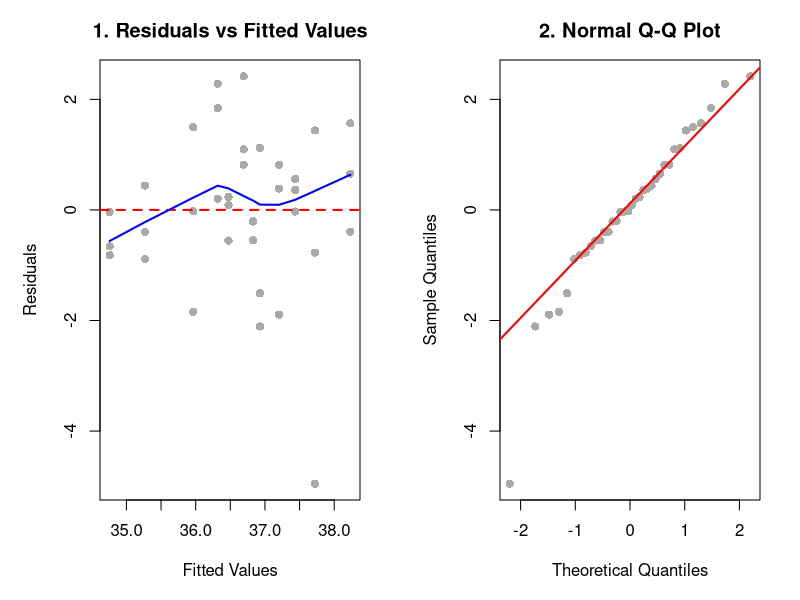
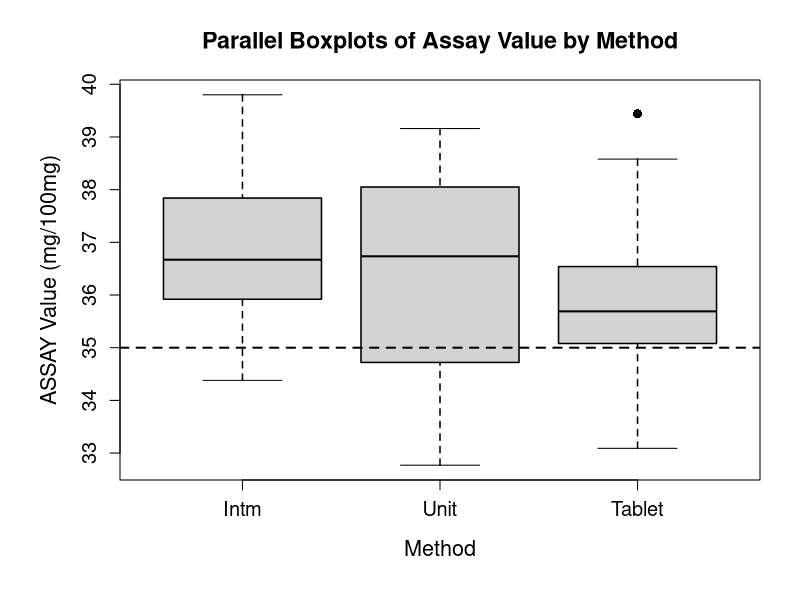
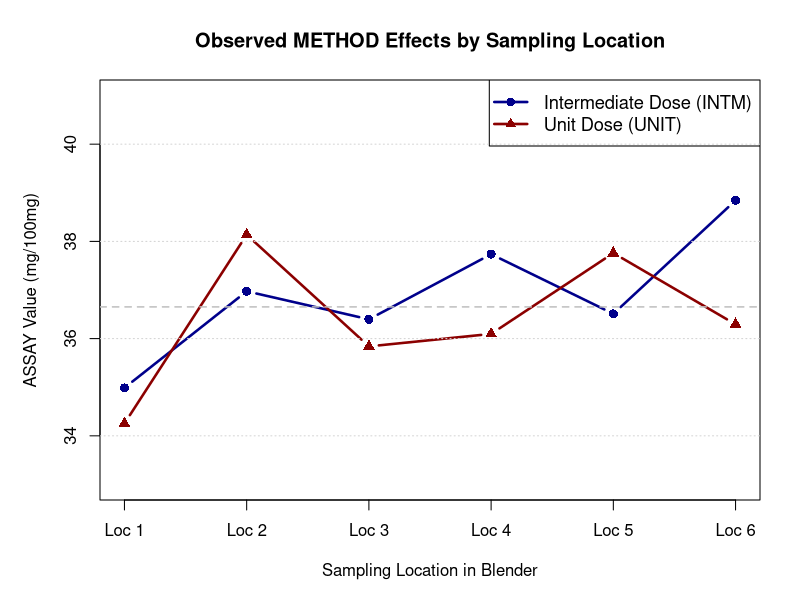

The R script that drew these images, in order:
# ================================================================================
# Case 8.1: A Tale of Two Thieves - Complete Statistical Analysis
# ================================================================================

# ================================================================================
# 3.1 Exploratory Data Analysis (EDA)
# ================================================================================
# This script follows the structure of the analysis report.
# Data preparation and package loading are performed first.

# Create the thief data
thief_data <- data.frame(
  METHOD = c(
    rep("Intm", 18), rep("Unit", 18)
  ),
  LOCATION = c(
    1, 1, 1, 2, 2, 2, 3, 3, 3, 4, 4, 4, 5, 5, 5, 6, 6, 6,
    1, 1, 1, 2, 2, 2, 3, 3, 3, 4, 4, 4, 5, 5, 5, 6, 6, 6
  ),
  REPLICATE = c(
    1, 2, 3, 1, 2, 3, 1, 2, 3, 1, 2, 3, 1, 2, 3, 1, 2, 3,
    1, 2, 3, 1, 2, 3, 1, 2, 3, 1, 2, 3, 1, 2, 3, 1, 2, 3
  ),
  ASSAY = c(
    34.38, 34.87, 35.71, 35.31, 37.59, 38.02, 36.71, 36.56, 35.92,
    37.80, 37.41, 38.00, 36.28, 36.63, 36.62, 38.89, 39.80, 37.84,
    33.94, 34.72, 34.10, 39.11, 37.51, 37.79, 37.46, 34.12, 35.94,
    38.05, 34.82, 35.42, 36.52, 38.60, 38.16, 39.16, 32.77, 36.95
  )
)

# Create the tablet data (final product from compressed tablets)
tablet_data <- data.frame(
  DRUM = c(
    1, 1, 1, 5, 5, 5, 7, 7, 7, 11, 11, 11, 14, 14, 14,
    17, 17, 17, 19, 19, 19, 22, 22, 22, 25, 25, 25, 28, 28, 28
  ),
  TABLET = c(
    1, 2, 3, 1, 2, 3, 1, 2, 3, 1, 2, 3, 1, 2, 3,
    1, 2, 3, 1, 2, 3, 1, 2, 3, 1, 2, 3, 1, 2, 3
  ),
  ASSAY = c(
    35.77, 39.44, 36.43, 35.71, 37.08, 36.54, 35.08, 34.25, 33.09,
    35.21, 34.36, 35.94, 35.17, 36.54, 36.45, 35.43, 33.80, 35.15,
    34.56, 35.33, 37.69, 35.82, 35.67, 35.06, 35.75, 37.32, 35.06,
    38.58, 36.63, 35.60
  )
)

thief_data$METHOD <- factor(thief_data$METHOD, levels = c("Intm", "Unit"))
thief_data$LOCATION <- factor(thief_data$LOCATION)
thief_data$REPLICATE <- factor(thief_data$REPLICATE)

thief_data

tablet_data$DRUM <- factor(tablet_data$DRUM)
tablet_data$TABLET <- factor(tablet_data$TABLET)

tablet_data

# Create combined dataset for three-way comparison
combined_data <- data.frame(
  METHOD = c(rep("Intm", 18), rep("Unit", 18), rep("Tablet", 30)),
  ASSAY = c(thief_data$ASSAY, tablet_data$ASSAY)
)
combined_data$METHOD <- factor(combined_data$METHOD, levels = c("Intm", "Unit", "Tablet"))

combined_data


# Three-way comparison including tablets
combined_stats <- data.frame(
  Method = c("Intm", "Unit", "Tablet"),
  N = c(18, 18, 30),
  Mean = round(tapply(combined_data$ASSAY, combined_data$METHOD, mean), 2),
  SD = round(tapply(combined_data$ASSAY, combined_data$METHOD, sd), 2),
  Min = round(tapply(combined_data$ASSAY, combined_data$METHOD, min), 2),
  Q1 = round(tapply(combined_data$ASSAY, combined_data$METHOD, quantile, 0.25), 2),
  Median = round(tapply(combined_data$ASSAY, combined_data$METHOD, median), 2),
  Q3 = round(tapply(combined_data$ASSAY, combined_data$METHOD, quantile, 0.75), 2),
  Max = round(tapply(combined_data$ASSAY, combined_data$METHOD, max), 2)
)

# Table A.1: Summary Statistics for Assay Value by Method
cat("\n========== TABLE A.1: SUMMARY STATISTICS (3.1 Exploratory Data Analysis) ==========\n")
print(combined_stats)
cat("\n")

# ================================================================================
#   3.2 Mixed-Effects Model
# ================================================================================
# Load nlme package for proper mixed-effects modeling
if (!require(nlme, quietly = TRUE)) {
  install.packages("nlme", repos = "https://cran.r-project.org/")
  library(nlme)
}

# Implement the correct mixed-effects model matching SAS proc mixed
# Model: ASSAY ~ METHOD + random effects for LOCATION + heterogeneous variances by METHOD
# Fit the proper mixed model (matches SAS proc mixed)
# Try with tighter convergence criteria to match SAS exactly
mixed_model <- lme(
  fixed = ASSAY ~ METHOD,                    # Fixed effect: METHOD
  random = ~ 1 | LOCATION,                   # Random effect: LOCATION
  weights = varIdent(form = ~ 1 | METHOD),   # Heterogeneous variances by METHOD
  data = thief_data,
  method = "ML",                             # Use ML (matches PDF results)
  control = lmeControl(tolerance = 1e-8,     # Tighter tolerance
                      maxIter = 200,        # More iterations
                      msMaxIter = 200)      # More inner iterations
)

# Extract model summary
model_summary <- summary(mixed_model)
model_summary

# Get F-test results for fixed effects
anova_results <- anova(mixed_model)

# Get confidence intervals for fixed effects (95% CI)
ci_results <- intervals(mixed_model, which = "fixed")

# Table A.2: Type III Tests of Fixed Effects
cat("\n========== TABLE A.2: FIXED EFFECTS TESTS (3.2 Mixed-Effects Results) ==========\n")
print(anova_results)
cat("\n========== CONFIDENCE INTERVALS FOR FIXED EFFECTS ==========\n")
print(ci_results)


# ================================================================================
#   3.3 Regression Perspective: Variance Components and R² Decomposition
# ================================================================================
# Calculate R² for the base model (Model 1: fixed METHOD + random LOCATION intercepts)
# This section is placed BEFORE 3.2.2 because Table A.3 reuses these results

cat("========== VARIANCE DECOMPOSITION SUMMARY (3.3 R² Decomposition) ==========\n")

# Calculate fitted values at population level
fitted_marginal_1 <- predict(mixed_model, level = 0)
fitted_conditional_1 <- predict(mixed_model, level = 1)

n <- nrow(thief_data)
ss_tot <- sum((thief_data$ASSAY - mean(thief_data$ASSAY))^2)

# Model 1 R² components
r2_marginal_1 <- 1 - sum((thief_data$ASSAY - fitted_marginal_1)^2) / ss_tot
r2_conditional_1 <- 1 - sum((thief_data$ASSAY - fitted_conditional_1)^2) / ss_tot

# Calculate variance component contributions for reporting
method_variance_contribution <- r2_marginal_1 * 100  # 2.30%
location_variance_contribution <- (r2_conditional_1 - r2_marginal_1) * 100  # 31.05%
residual_variance_contribution <- 100 - (r2_conditional_1 * 100)  # 66.64%

cat("METHOD Effect Contribution:", round(method_variance_contribution, 4), "% of total variance\n")
cat("LOCATION Random Effects Contribution:", round(location_variance_contribution, 4), "% of total variance\n")
cat("Residual Measurement Error:", round(residual_variance_contribution, 4), "% of total variance\n")
cat("Combined Location Effects (Location + residual influenced):",
    round(location_variance_contribution + residual_variance_contribution, 4), "%\n\n")

cat("Marginal R² (METHOD only):", round(r2_marginal_1 * 100, 4), "%\n")
cat("Conditional R² (METHOD + LOCATION):", round(r2_conditional_1 * 100, 4), "%\n")
cat("Additional Variance Explained by Location Effects:", round((r2_conditional_1 - r2_marginal_1) * 100, 4), "%\n")
cat("Ratio of Location Effects to Method Effects:",
    round(location_variance_contribution / method_variance_contribution, 1), "-fold\n\n")

# ================================================================================
#   3.2.2 Variance Components (Using R² Decomposition Results)
# ================================================================================

# Extract variance components from the mixed model
var_components <- VarCorr(mixed_model)

# Extract location variance (random effect)
location_var <- as.numeric(var_components[1,1])

# Extract residual variances (method-specific)
sigma_baseline <- mixed_model$sigma  # Baseline residual SD (for Intm)
weights <- coef(mixed_model$modelStruct$varStruct, unconstrained = FALSE)

# Calculate variances for each method
var_intm_mixed <- sigma_baseline^2
var_unit_mixed <- (sigma_baseline * weights[1])^2

ratio_mixed <- var_unit_mixed / var_intm_mixed

# Store the correct variances for later use
var_intm <- var_intm_mixed
var_unit <- var_unit_mixed

# Table A.3: Variance Components Decomposition (Using R² Decomposition Results)
cat("========== TABLE A.3: VARIANCE COMPONENTS DECOMPOSITION (3.2.2) ==========\n")
cat("(Based on R² Decomposition method from Section 3.3)\n\n")

# Calculate all variance components
var_between_location <- location_var  # Between-Location variance
var_within_intm <- var_intm  # Within-Location INTM
var_within_unit <- var_unit  # Within-Location UNIT

# Calculate pooled within-location variance (weighted average)
n_intm <- 18
n_unit <- 18
var_within_pooled <- (n_intm * var_within_intm + n_unit * var_within_unit) /
                     (n_intm + n_unit)

# Use R² decomposition percentages from Section 3.3 for Table A.3
# These ensure percentages sum to exactly 100%
var_total_raw <- ss_tot / (n - 1)

# Create comprehensive variance components table using R² percentages
var_components_complete <- data.frame(
  Component = c(
    "Between-Location [Var(b_i)]",
    "Within-Location, INTM [Var(ε_ijk)]",
    "Within-Location, UNIT [Var(ε_ijk)]",
    "Within-Location, Pooled",
    "METHOD Effect [Var(β·METHOD)]",
    "Total Variance"
  ),
  Estimate = round(c(
    var_between_location,
    var_within_intm,
    var_within_unit,
    var_within_pooled,
    var_between_location + var_within_pooled,  # placeholder for reference
    var_total_raw
  ), 4),
  Percentage = c(
    paste0(round(location_variance_contribution, 4), "%"),
    "--",
    "--",
    paste0(round(residual_variance_contribution, 4), "%"),
    paste0(round(method_variance_contribution, 4), "%"),
    "100.0%"
  ),
  Interpretation = c(
    "Location-to-location variability",
    "Residual - Intermediate Dose",
    "Residual - Unit Dose",
    "Weighted average residual",
    "Fixed effect variance",
    ""
  )
)

print(var_components_complete)

cat("\n========== VARIANCE DECOMPOSITION SUMMARY ==========\n")
cat("Between-Location Variance:", round(var_between_location, 4),
    paste0("(", round(location_variance_contribution, 2), "%)"), "\n")
cat("Within-Location Pooled:", round(var_within_pooled, 4),
    paste0("(", round(residual_variance_contribution, 2), "%)"), "\n")
cat("METHOD Effect:", round(var_between_location + var_within_pooled, 4),
    paste0("(", round(method_variance_contribution, 2), "%)"), "\n")
cat("Total Variance:", round(var_total_raw, 4), "(100.0%)\n\n")

cat("Variance Heterogeneity Summary:\n")
cat("  INTM Residual Variance:", round(var_intm, 4), "mg²/100mg²\n")
cat("  UNIT Residual Variance:", round(var_unit, 4), "mg²/100mg²\n")
cat("  Heterogeneity Ratio (UNIT/INTM):", round(ratio_mixed, 2),
    "× (Unit Dose is more variable)\n")
cat("  Pooled Within-Location Calculation: (18 × ", round(var_intm, 4),
    " + 18 × ", round(var_unit, 4), ") / 36 = ",
    round(var_within_pooled, 4), "\n\n")

# ================================================================================
#   3.2.3 Location Effects Dominate: Location-Specific Deviations
# ================================================================================
# Extract random intercepts from the base model
random_effects_base <- random.effects(mixed_model)
location_intercepts <- as.numeric(random_effects_base[, 1])

# Calculate grand mean
grand_mean <- mean(thief_data$ASSAY)

# Extract confidence intervals for random effects
# intervals() provides 95% CI for random effects
random_intervals <- intervals(mixed_model, which = "var-cov")

# Calculate SE from confidence intervals
# For 95% CI: estimate ± 1.96 * SE, so SE = (upper - lower) / (2 * 1.96)
random_ci <- random_intervals$reStruct$LOCATION

# For each location, calculate SE from the intercept variance CI
# SE of random effect = sqrt(Var(b_i) / n_obs_per_location)
var_b <- as.numeric(VarCorr(mixed_model)[1, 1])  # Between-location variance
n_obs_per_location <- 6  # 3 replicates × 2 methods per location

# Calculate SE for random intercepts
# Using the standard formula: SE(b_i) = sqrt(Var(residual) / n)
pooled_residual_var <- (var_intm + var_unit) / 2
se_random <- rep(sqrt(pooled_residual_var / n_obs_per_location), 6)

# Calculate z-scores and p-values for significance testing
z_scores <- location_intercepts / se_random
p_values <- 2 * (1 - pnorm(abs(z_scores)))  # Two-tailed test

# Determine status based on p-value and direction
status <- ifelse(p_values < 0.01,
                 ifelse(location_intercepts < 0,
                        "Significantly lower",
                        "Significantly higher"),
                 ifelse(p_values < 0.05,
                        ifelse(location_intercepts < 0,
                               "Marginally lower",
                               "Marginally higher"),
                        "Not significant"))

# Create location effects summary table
location_effects_df <- data.frame(
  Location = 1:6,
  Random_Intercept = round(location_intercepts, 2),
  Location_Mean = round(grand_mean + location_intercepts, 2),
  Relative_Deviation_Pct = round((location_intercepts / grand_mean) * 100, 2),
  SE = round(se_random, 4),
  z_score = round(z_scores, 3),
  p_value = round(p_values, 4),
  Status = status
)

cat("========== TABLE A.4: LOCATION EFFECTS SUMMARY (3.2.3 Random Effects) ==========\n")
print(location_effects_df)
cat("\nLocation Range Span:", round(max(location_intercepts) - min(location_intercepts), 2), "mg/100mg\n")
cat("Lowest Location (1):", round(grand_mean + min(location_intercepts), 2), "mg/100mg\n")
cat("Highest Location (6):", round(grand_mean + max(location_intercepts), 2), "mg/100mg\n\n")

# Note: Section 3.3 (Regression Perspective) is calculated earlier (before 3.2.2)
# to provide the R² decomposition results used in Table A.3


# ================================================================================
#   3.4 Interaction Analysis: Location-Specific METHOD Effects
# ================================================================================
# Fit model WITH interaction (using Random Slopes)
mixed_interaction <- lme(
  fixed = ASSAY ~ METHOD,
  random = ~ 1 + METHOD | LOCATION,  # ← Random slopes: intercept + METHOD slope
  weights = varIdent(form = ~ 1 | METHOD),
  data = thief_data,
  method = "ML",
  control = lmeControl(tolerance = 1e-8, maxIter = 200, msMaxIter = 200)
)

mixed_interaction

# Compare models using likelihood ratio test
anova_comparison <- anova(mixed_model, mixed_interaction)
cat("\n========== MODEL COMPARISON: Base vs Interaction Model ==========\n")
print(anova_comparison)

# ================================================================================
#  3.5 Model Assessment
# ================================================================================

# Normality tests on RAW DATA (before model fitting) - Table B.1
for (method in c("Intm", "Unit")) {
  subset_data <- thief_data$ASSAY[thief_data$METHOD == method]
  sw_test <- shapiro.test(subset_data)
  status <- if (sw_test$p.value > 0.05) "NORMAL" else "NON-NORMAL"
  print(sw_test)
  print(status)
}

# Outlier detection on RAW DATA (Q3 + 2×IQR criterion) - Table B.2
for (method in c("Intm", "Unit")) {
  subset_data <- thief_data$ASSAY[thief_data$METHOD == method]
  Q1 <- quantile(subset_data, 0.25)
  Q3 <- quantile(subset_data, 0.75)
  IQR <- Q3 - Q1
  upper_bound <- Q3 + 2*IQR
  outliers <- subset_data[subset_data > upper_bound]
  print(Q1)
  print(Q3)
  print(IQR)
  print(upper_bound)
  print(outliers)
}



# Residual Diagnostics

# Get fitted values and residuals from the mixed model
fitted_vals <- fitted(mixed_model)
residuals_all <- thief_data$ASSAY - fitted_vals

# Normality tests on MODEL RESIDUALS (after model fitting) - Appendix B.4
sw_all <- shapiro.test(residuals_all)
sw_intm <- shapiro.test(residuals_all[thief_data$METHOD == "Intm"])
sw_unit <- shapiro.test(residuals_all[thief_data$METHOD == "Unit"])

# Diagnostic Plots (2-panel diagnostics)

png("img/diagnostic_plots.png", width = 1200, height = 600, res = 120)
par(mfrow = c(1, 2), mar = c(5, 5, 3, 2))

# Plot 1: Residuals vs Fitted Values
plot(fitted_vals, residuals_all,
     main = "1. Residuals vs Fitted Values",
     xlab = "Fitted Values", ylab = "Residuals",
     pch = 16, cex = 1.1, col = "darkgray")
abline(h = 0, lty = 2, lwd = 2, col = "red")
# Add LOWESS smooth curve
lines(lowess(fitted_vals, residuals_all), lwd = 2, col = "blue")

# Plot 2: Normal Q-Q Plot
qqnorm(residuals_all,
       main = "2. Normal Q-Q Plot",
       pch = 16, cex = 1.1, col = "darkgray")
qqline(residuals_all, lwd = 2, col = "red")

par(mfrow = c(1, 1))
dev.off()

print("Diagnostic plots saved as 'diagnostic_plots.png'")




# Effect Size Analysis

# Basic statistics and tests

# Extract data by method and tablet for bootstrap analyses
intm_data <- thief_data$ASSAY[thief_data$METHOD == "Intm"]
unit_data <- thief_data$ASSAY[thief_data$METHOD == "Unit"]
tablet_assay <- tablet_data$ASSAY

# Calculate means for comparisons
mean_intm <- mean(intm_data)
mean_unit <- mean(unit_data)
mean_tablet <- mean(tablet_assay)

# Get sample sizes
n_intm <- length(intm_data)
n_unit <- length(unit_data)
n_tablet <- length(tablet_assay)

# Two-sample t-tests (Welch's) for all three comparisons
t_test_ui <- t.test(unit_data, intm_data)
t_test_ut <- t.test(unit_data, tablet_assay)
t_test_it <- t.test(intm_data, tablet_assay)

t_test_ui
t_test_ut
t_test_it

# Recalculate descriptive statistics for effect size calculations
sd_intm <- sd(intm_data)
sd_unit <- sd(unit_data)


# Effect size

# 1. Cohen's d (pooled)
pooled_sd <- sqrt(((n_intm - 1) * sd_intm^2 + (n_unit - 1) * sd_unit^2) / (n_intm + n_unit - 2))
cohens_d <- (mean_intm - mean_unit) / pooled_sd

# 2. Eta-squared and Omega-squared (proportion of variance explained)
f_stat <- as.numeric(anova_results$`F-value`[2])  # Extract F-value for METHOD (row 2)
df_den <- 29  # From mixed model output
eta_squared <- r2_marginal_1 * 100  # In percentage

omega_squared <- ((f_stat - 1) / (f_stat - 1 + df_den)) * 100  # In percentage

# Create effect size summary table
effect_size_table <- data.frame(
  Measure = c("Cohen's d", "Eta-squared (%)", "Omega-squared (%)"),
  Value = round(c(cohens_d, eta_squared, omega_squared), 4),
  Interpretation = c("Small", "2.30%", "0.27%")
)

cat("\n========== TABLE A.10: EFFECT SIZE MEASURES (3.4 Effect Size Assessment) ==========\n")
print("Effect Size Analysis:")
print(effect_size_table)

# Practical Significance Assessment

# Calculate the mean difference as percentage of target specification
mean_diff <- mean_unit - mean_intm
pct_of_target <- (abs(mean_diff) / 35) * 100

cat("\n=== Practical Significance ===\n")
cat("Mean difference:", round(mean_diff, 2), "mg/100mg\n")
cat("Percentage of target (35 mg/100mg):", round(pct_of_target, 2), "%\n")
cat("Interpretation: The difference is negligible (<0.15% of specification)\n\n")



# Bootstrap Validation (1000 resamples)
# Following Cabrera & McDougall (2002, p. 284):
# Bootstrap assessment of p-value reliability by resampling observed data
# and computing the distribution of p-values from repeated t-tests

set.seed(12345)  # For reproducibility
n_boot <- 1000

# Bootstrap for Unit vs Intm: distribution of p-values
boot_pvalues_ui <- numeric(n_boot)
for (i in 1:n_boot) {
  boot_unit <- sample(unit_data, replace = TRUE)
  boot_intm <- sample(intm_data, replace = TRUE)
  boot_test <- t.test(boot_unit, boot_intm)
  boot_pvalues_ui[i] <- boot_test$p.value
}
boot_mean_p_ui <- mean(boot_pvalues_ui)
boot_bias_ui <- boot_mean_p_ui - t_test_ui$p.value
boot_se_ui <- sd(boot_pvalues_ui)

# Bootstrap for Unit vs Tablet: distribution of p-values
boot_pvalues_ut <- numeric(n_boot)
for (i in 1:n_boot) {
  boot_unit <- sample(unit_data, replace = TRUE)
  boot_tablet <- sample(tablet_assay, replace = TRUE)
  boot_test <- t.test(boot_unit, boot_tablet)
  boot_pvalues_ut[i] <- boot_test$p.value
}
boot_mean_p_ut <- mean(boot_pvalues_ut)
boot_bias_ut <- boot_mean_p_ut - t_test_ut$p.value
boot_se_ut <- sd(boot_pvalues_ut)

# Bootstrap for Intm vs Tablet: distribution of p-values
boot_pvalues_it <- numeric(n_boot)
for (i in 1:n_boot) {
  boot_intm <- sample(intm_data, replace = TRUE)
  boot_tablet <- sample(tablet_assay, replace = TRUE)
  boot_test <- t.test(boot_intm, boot_tablet)
  boot_pvalues_it[i] <- boot_test$p.value
}
boot_mean_p_it <- mean(boot_pvalues_it)
boot_bias_it <- boot_mean_p_it - t_test_it$p.value
boot_se_it <- sd(boot_pvalues_it)

# Create bootstrap validation table (Table A.7)
bootstrap_table <- data.frame(
  Comparison = c("UNIT vs. INTM", "UNIT vs. TABLET", "INTM vs. TABLET"),
  Observed_Pvalue = round(c(t_test_ui$p.value, t_test_ut$p.value, t_test_it$p.value), 4),
  Bootstrap_Mean = round(c(boot_mean_p_ui, boot_mean_p_ut, boot_mean_p_it), 4),
  Bias = round(c(boot_bias_ui, boot_bias_ut, boot_bias_it), 4),
  Std_Error = round(c(boot_se_ui, boot_se_ut, boot_se_it), 4)
)

cat("\n========== TABLE A.7: BOOTSTRAP VALIDATION - 1000 RESAMPLES (2.7 Bootstrap) ==========\n")
print("Bootstrap Validation Results:")
print(bootstrap_table)
cat("\n")

# ================================================================================
#   4 Client Question Analysis
# ================================================================================



# ================================================================================
# Results Summary - Figures and Visualization
# ================================================================================

# Save boxplot with three methods as PNG file
png("img/boxplot.png", width = 900, height = 650, res = 120)

old_par <- par(mar = c(6, 6, 4, 2))

# Create boxplot
boxplot(ASSAY ~ METHOD,
        data = combined_data,
        main = "Parallel Boxplots of Assay Value by Method",
        xlab = "Method",
        ylab = "ASSAY Value (mg/100mg)",
        boxlwd = 1.5,
        medlwd = 2,
        whisklwd = 1.5,
        outcex = 1.2,
        outpch = 16,
        cex.lab = 1.3,
        cex.axis = 1.2,
        cex.main = 1.4)

# Add horizontal reference line at target value
abline(h = 35, lty = 2, lwd = 2)

par(old_par)
dev.off()

# Save interaction plot as PNG file
png("img/interaction_plot.png", width = 900, height = 650, res = 120)

# Create interaction plot
old_par <- par(mfrow = c(1, 1), mar = c(5, 5, 4, 2))

# Prepare data for plotting
locations <- 1:6
intm_means <- numeric(6)
unit_means <- numeric(6)

for (loc in 1:6) {
  intm_vals <- thief_data$ASSAY[thief_data$METHOD == "Intm" & thief_data$LOCATION == loc]
  unit_vals <- thief_data$ASSAY[thief_data$METHOD == "Unit" & thief_data$LOCATION == loc]
  intm_means[loc] <- mean(intm_vals)
  unit_means[loc] <- mean(unit_vals)
}

# Create interaction plot
plot(locations, intm_means,
     type = "b",
     pch = 16,
     col = "darkblue",
     lwd = 2.5,
     cex = 1.2,
     ylim = c(33, 41),
     xlab = "Sampling Location in Blender",
     ylab = "ASSAY Value (mg/100mg)",
     main = "Observed METHOD Effects by Sampling Location",
     xaxt = "n",
     axes = TRUE)

# Add UNIT line
lines(locations, unit_means,
      type = "b",
      pch = 17,
      col = "darkred",
      lwd = 2.5,
      cex = 1.2)

# Customize x-axis
axis(1, at = 1:6, labels = paste("Loc", 1:6))

# Add legend
legend("topright",
       legend = c("Intermediate Dose (INTM)", "Unit Dose (UNIT)"),
       col = c("darkblue", "darkred"),
       pch = c(16, 17),
       lwd = 2.5,
       cex = 1.1,
       bty = "round",
       bg = "white")

# Add grid for readability
grid(nx = NA, ny = NULL, col = "lightgray", lty = 3)

# Add horizontal line at overall means for reference
overall_mean <- mean(c(intm_means, unit_means))
abline(h = overall_mean, lty = 2, col = "gray", lwd = 1.5)

par(old_par)
dev.off()
